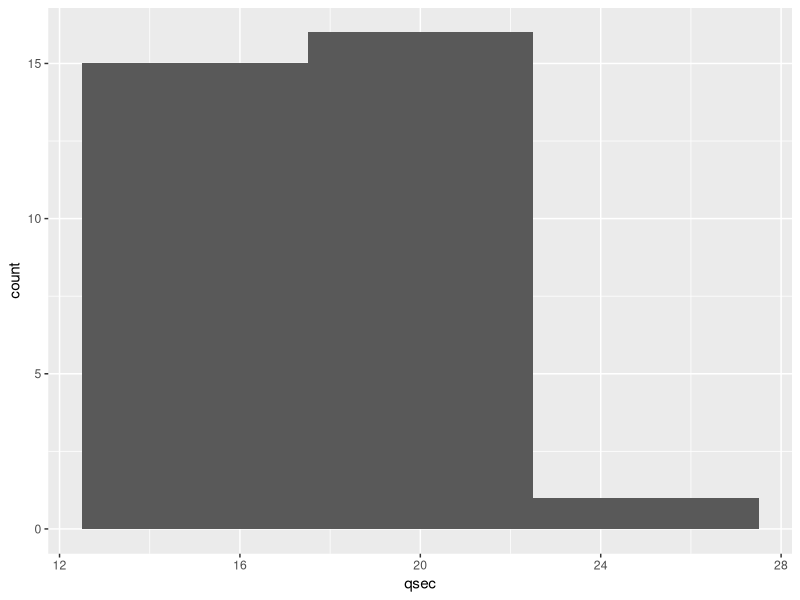
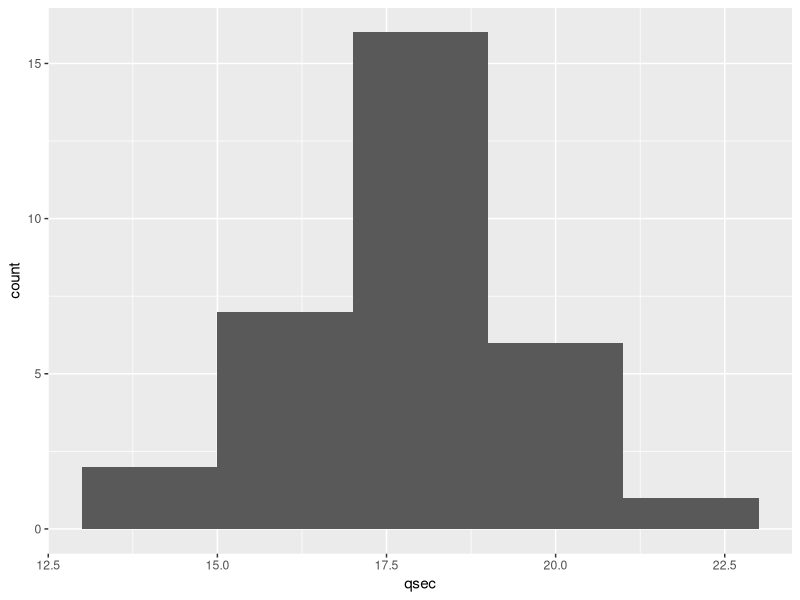
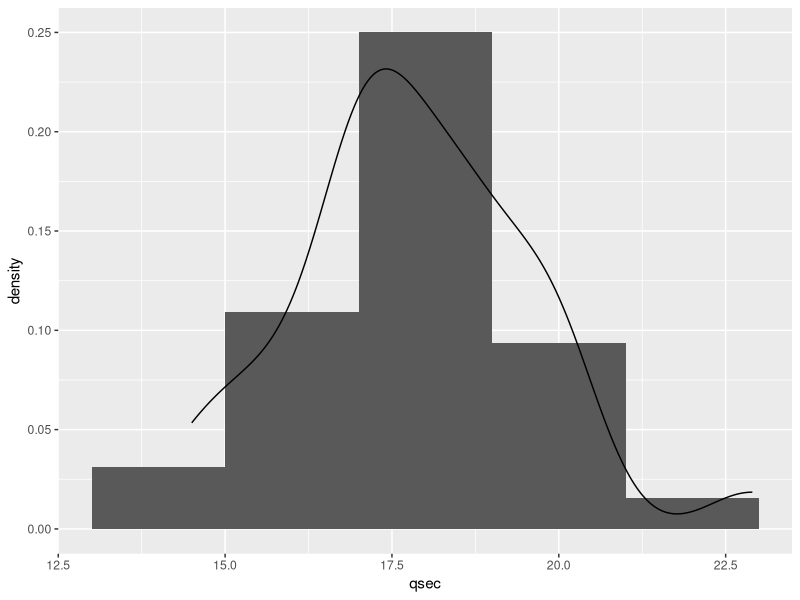
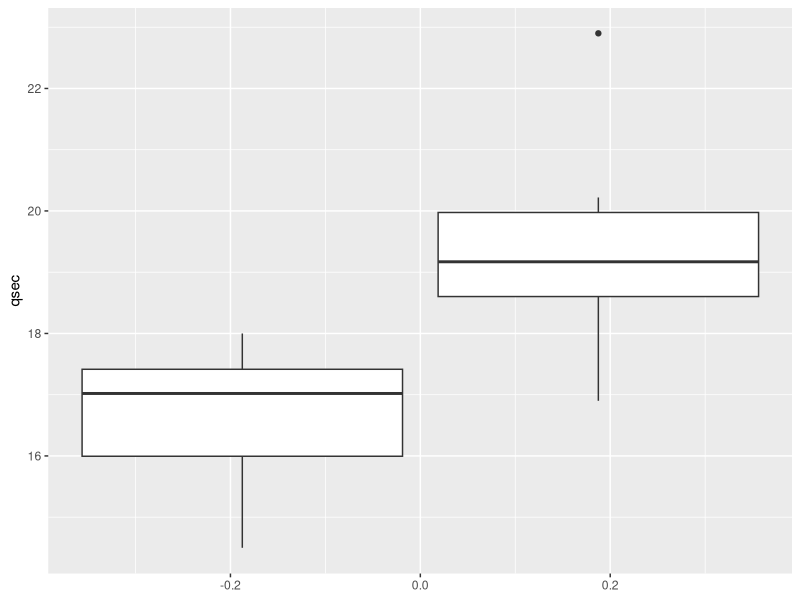
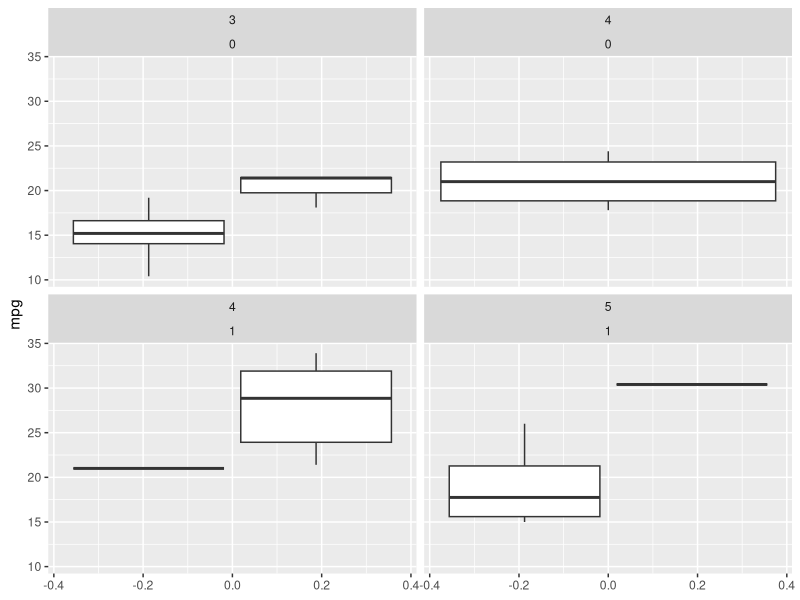
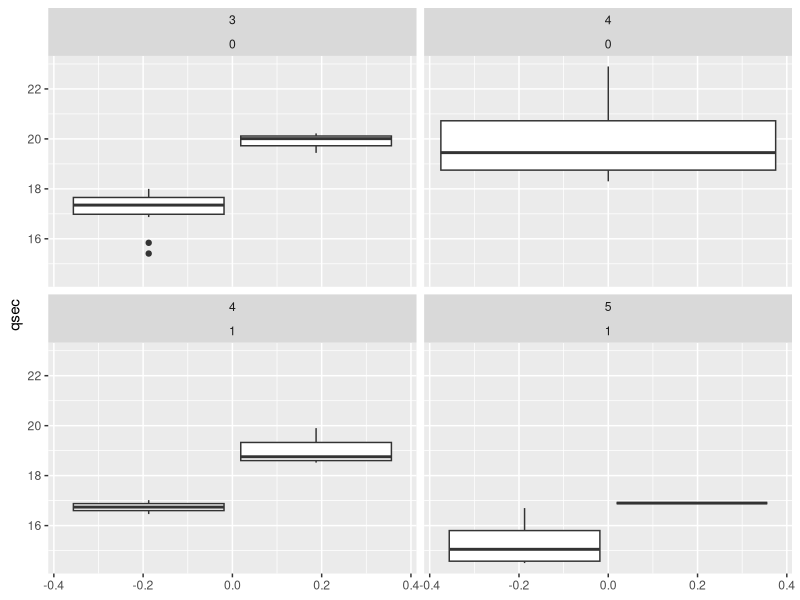

Here is the R script that generated these plots, in order:
library(tidyverse)
a <- fivenum(mtcars$mpg)
print(a)
pp <- ggplot(mtcars, aes(y = mpg)) + geom_boxplot()
b <- summary(mtcars$drat)
print(b)
ggplot(mtcars, aes(x = qsec)) + geom_histogram(binwidth = 5)
ggplot(mtcars, aes(x = qsec)) + geom_histogram(binwidth = 2)
ggplot(mtcars, aes(x = qsec)) + geom_histogram(binwidth = 2, aes(y = ..density..)) + geom_density()
ggplot(mtcars,aes(group = vs, y = qsec)) + geom_boxplot()
ggplot(mtcars,aes(group = vs, y = mpg)) + geom_boxplot() + facet_wrap(gear ~ am)
ggplot(mtcars,aes(group = vs, y = qsec)) + geom_boxplot() + facet_wrap(gear ~ am)

